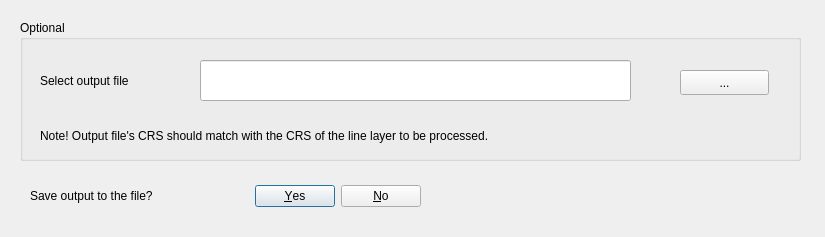
<?xml version="1.0" encoding="UTF-8"?>
<ui version="4.0">
 <class>IntersectLinesDialog</class>
 <widget class="QDialog" name="IntersectLinesDialog">
  <property name="geometry">
   <rect>
    <x>0</x>
    <y>0</y>
    <width>825</width>
    <height>237</height>
   </rect>
  </property>
  <property name="windowTitle">
   <string>Intersect lines</string>
  </property>
  <widget class="QDialogButtonBox" name="buttonBox">
   <property name="geometry">
    <rect>
     <x>230</x>
     <y>180</y>
     <width>191</width>
     <height>32</height>
    </rect>
   </property>
   <property name="orientation">
    <enum>Qt::Horizontal</enum>
   </property>
   <property name="standardButtons">
    <set>QDialogButtonBox::No|QDialogButtonBox::Yes</set>
   </property>
  </widget>
  <widget class="QLabel" name="label">
   <property name="geometry">
    <rect>
     <x>30</x>
     <y>180</y>
     <width>261</width>
     <height>31</height>
    </rect>
   </property>
   <property name="text">
    <string>Save output to the file?</string>
   </property>
  </widget>
  <widget class="QGroupBox" name="groupBox">
   <property name="geometry">
    <rect>
     <x>20</x>
     <y>20</y>
     <width>781</width>
     <height>141</height>
    </rect>
   </property>
   <property name="title">
    <string>Optional</string>
   </property>
   <widget class="QLabel" name="label_2">
    <property name="geometry">
     <rect>
      <x>20</x>
      <y>40</y>
      <width>171</width>
      <height>41</height>
     </rect>
    </property>
    <property name="text">
     <string>Select output file</string>
    </property>
   </widget>
   <widget class="QLineEdit" name="lineEdit">
    <property name="geometry">
     <rect>
      <x>180</x>
      <y>40</y>
      <width>431</width>
      <height>41</height>
     </rect>
    </property>
   </widget>
   <widget class="QPushButton" name="pushButton">
    <property name="geometry">
     <rect>
      <x>660</x>
      <y>50</y>
      <width>89</width>
      <height>25</height>
     </rect>
    </property>
    <property name="text">
     <string>...</string>
    </property>
   </widget>
   <widget class="QLabel" name="label_3">
    <property name="geometry">
     <rect>
      <x>20</x>
      <y>100</y>
      <width>611</width>
      <height>31</height>
     </rect>
    </property>
    <property name="text">
     <string>Note! Output file's CRS should match with the CRS of the line layer to be processed.</string>
    </property>
   </widget>
  </widget>
  <zorder>groupBox</zorder>
  <zorder>buttonBox</zorder>
  <zorder>label</zorder>
 </widget>
 <resources/>
 <connections>
  <connection>
   <sender>buttonBox</sender>
   <signal>accepted()</signal>
   <receiver>IntersectLinesDialog</receiver>
   <slot>accept()</slot>
   <hints>
    <hint type="sourcelabel">
     <x>248</x>
     <y>254</y>
    </hint>
    <hint type="destinationlabel">
     <x>157</x>
     <y>274</y>
    </hint>
   </hints>
  </connection>
  <connection>
   <sender>buttonBox</sender>
   <signal>rejected()</signal>
   <receiver>IntersectLinesDialog</receiver>
   <slot>reject()</slot>
   <hints>
    <hint type="sourcelabel">
     <x>316</x>
     <y>260</y>
    </hint>
    <hint type="destinationlabel">
     <x>286</x>
     <y>274</y>
    </hint>
   </hints>
  </connection>
 </connections>
</ui>
